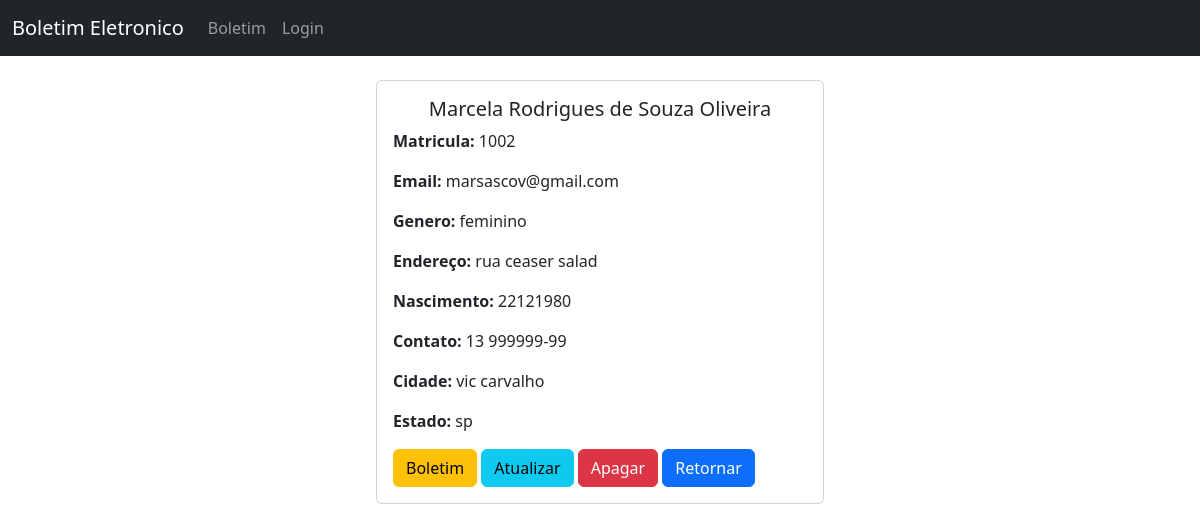
/test/1002/, run on the app's committed database.
### produtos/models.py (models this page shows, shortened)
class Gravar(models.Model):
    criado_em= models.DateTimeField(auto_now_add=True)
    matricula = models.CharField(max_length=50)
    nome = models.CharField(max_length=50)
    email = models.CharField(max_length=50)
    genero = models.CharField(max_length=20)
    endereco = models.CharField(max_length=150)
    nascido = models.CharField(max_length=30)
    contato = models.CharField(max_length=50)
    cidade = models.CharField(max_length=50)
    estado = models.CharField(max_length=2)

### produtos/views.py (the view)
# urls.py: path('test/<str:matricula>/', views.test, name="test"),
def test(request, matricula):
     matricula = Gravar.objects.get(matricula=matricula)
     return render(request, 'test.html', {'matricula': matricula})

### produtos/templates/test.html (shortened to what this page needs)
{%load static%}
<!DOCTYPE html>
<html lang="en">
<head>
  <link href="https://cdn.jsdelivr.net/npm/bootstrap@5.3.3/dist/css/bootstrap.min.css" rel="stylesheet">
  <link href="{% static 'produtos/css/stylo.css' %}"rel="stylesheet">
</head>
<body>
{% include 'navbar.html'%}
    <div class="card" style="width: 28rem;margin:0 auto;">
      <div class="card-body">
        <h5 class="card-title" style="text-align: center;">{{matricula.nome}}</h5>
        <p class="card-text"><strong>Matricula: </strong> {{matricula.matricula}}</p>
        <p class="card-text"><strong>Email: </strong> {{matricula.email}}</p>
        <p class="card-text"><strong>Genero: </strong> {{matricula.genero}}</p>
        <p class="card-text"><strong>Endereço: </strong> {{matricula.endereco}}</p>
        <p class="card-text"><strong>Nascimento: </strong> {{matricula.nascido}}</p>
        <p class="card-text"><strong>Contato: </strong> {{matricula.contato}}</p>
        <p class="card-text"><strong>Cidade: </strong> {{matricula.cidade}}</p>
        <p class="card-text"><strong>Estado: </strong> {{matricula.estado}}</p>
        <a href="{%url 'boletim_list' matricula.matricula%}" class="btn btn-warning">Boletim</a>
        <a href="{%url 'att_record' matricula.matricula%}" class="btn btn-info">Atualizar</a>
        <a href="{%url 'delete_record' matricula.matricula%}" class="btn btn-danger">Apagar</a>
        <a href="{%url 'aluno'%}" class="btn btn-primary">Retornar</a>
      </div>
    </div>
</body>
</html>

### data on the page
Gravar: nome "Marcela Rodrigues de Souza Oliveira", matricula "1002", email "marsascov@gmail.com", genero "feminino", endereco "rua ceaser salad", nascido "22121980", contato "13 999999-99", cidade "vic carvalho", estado "sp"
